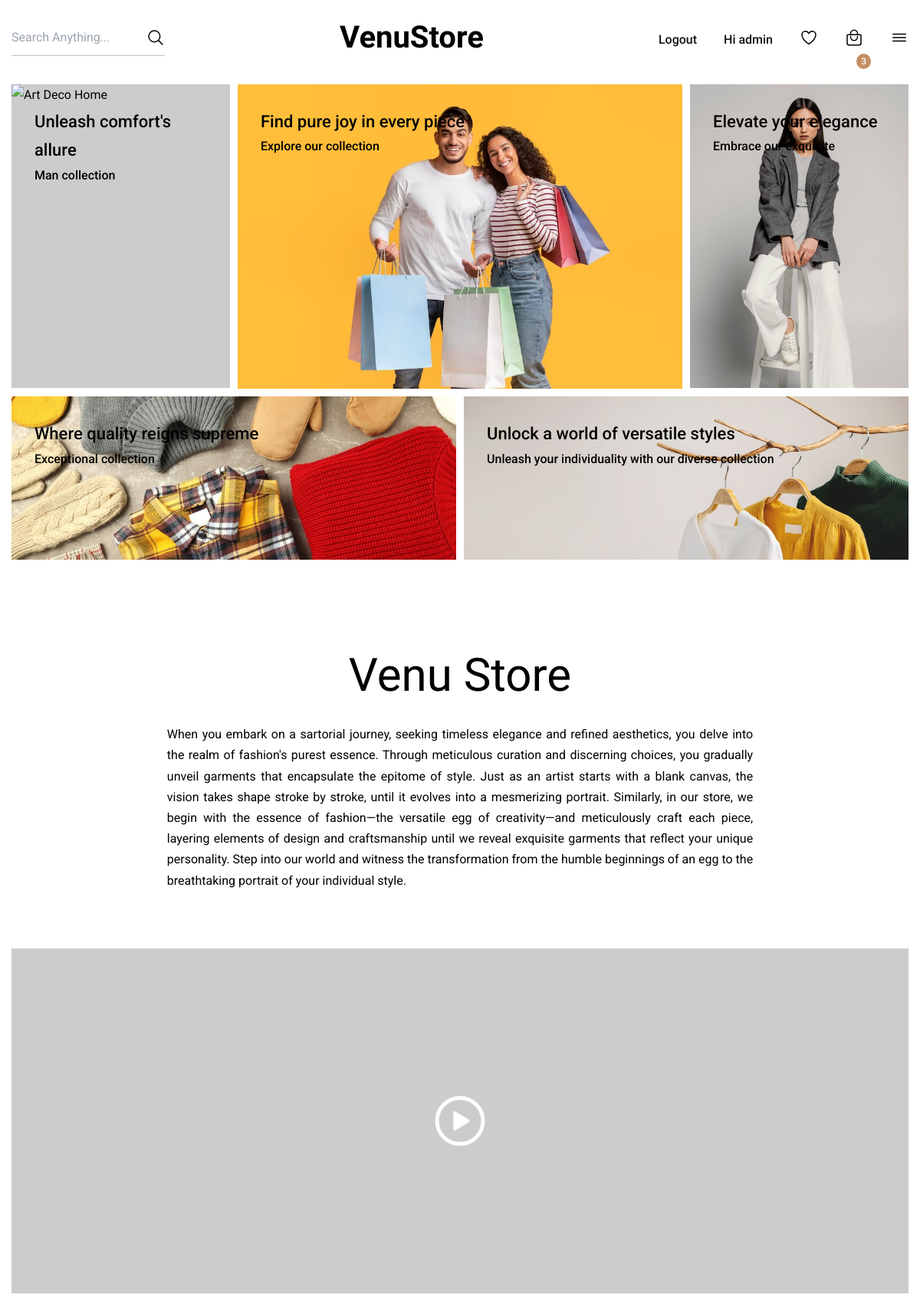
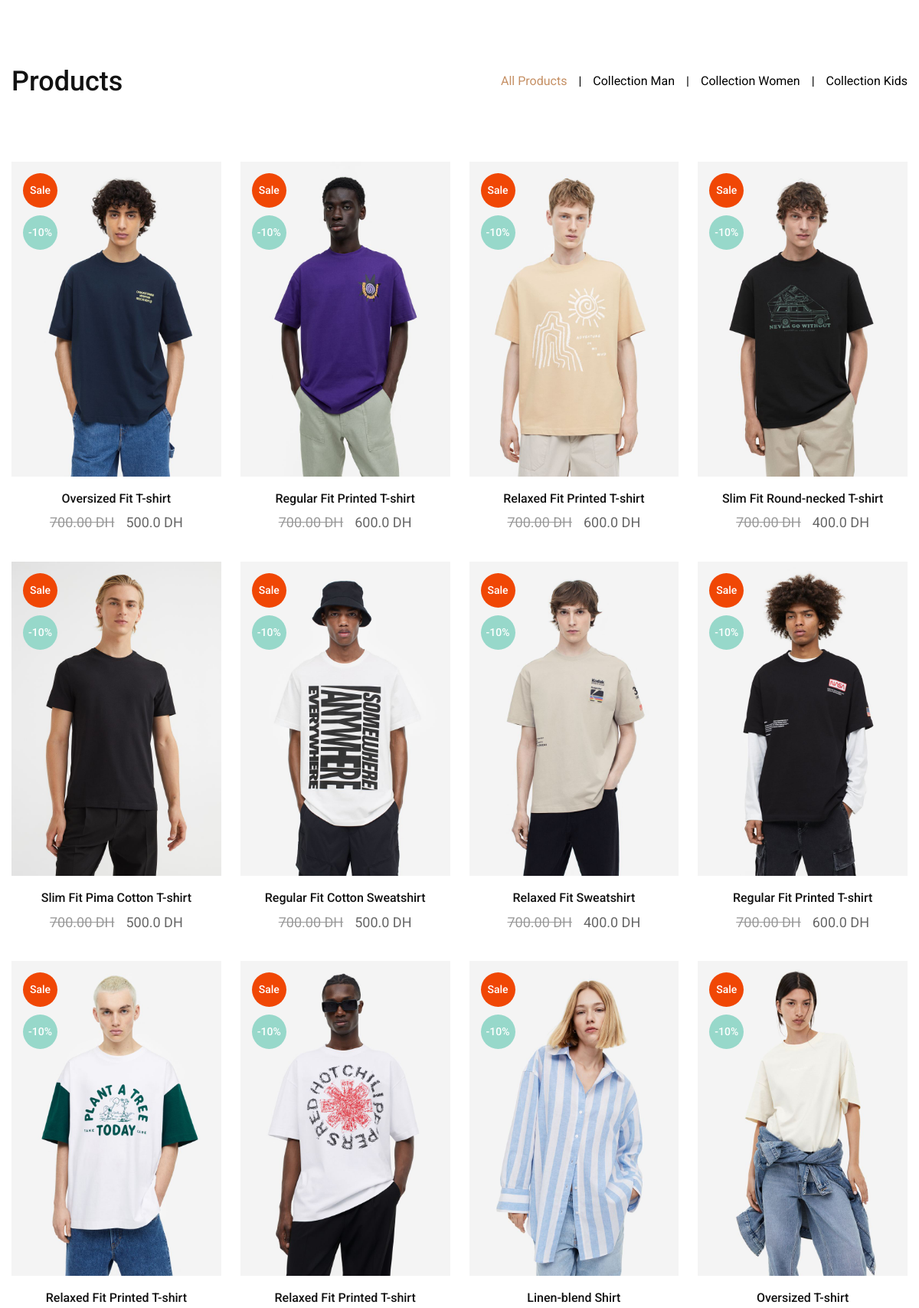
The app's page / (signed in, upper part) with its own data (2 pictures, top to bottom).
### pages/models.py (models this page shows, shortened)
class Customer(models.Model):
	user = models.OneToOneField(User, null=True, blank=True, on_delete=models.CASCADE)
	name = models.CharField(max_length=200, null=True)
	email = models.CharField(max_length=200)

class Product(models.Model):
	PRODUCT_TYPES = [
        ('Man', 'Man'),
        ('Women', 'Women'),
        ('Kids', 'Kids'),
    ]
	name = models.CharField(max_length=200)
	price = models.FloatField()
	digital = models.BooleanField(default=False,null=True, blank=True)
	image = models.ImageField(null=True, blank=True)
	product_type = models.CharField(max_length=20, choices=PRODUCT_TYPES)

### pages/views.py (the view)
# urls.py: path('', views.index, name='index'),
def index(request):
    customer = None  # Initialize customer with None
    if request.user.is_authenticated:
        customer = request.user.customer
        order, created = Order.objects.get_or_create(customer=customer, complete=False)
        items = order.orderitem_set.all()
        cartItems = order.get_cart_items
    else:
        items = []
        order = {"get_cart_total": 0, "get_cart_items": 0}
        cartItems = order["get_cart_items"]
    products = Product.objects.all()
    context = {"products": products, "cartItems": cartItems, 'customer': customer}
    return render(request, "pages/index.html", context)

### pages/models.py (called while the page is built)
	@property
	def get_cart_items(self):
		orderitems = self.orderitem_set.all()
		total = sum([item.quantity for item in orderitems])
		return total

### templates/pages/index.html (shortened to what this page needs)
{% load static %}
<!DOCTYPE html>
<html lang="en">
  <head>
    <link rel="stylesheet" href="{% static 'css/style.css' %}" />
  <body id="top">
    <header class="header" data-header>
      <div class="container">
        <div class="input-wrapper">
          <input
            type="search"
            name="search"
            placeholder="Search Anything..."
            class="input-field"
          />
          <ion-icon name="search-outline" aria-hidden="true"></ion-icon>
        </div>
        <a href="#" class="logo">VenuStore</a>
        <div class="header-action">
          {% if user.is_authenticated %}
          <a href="{% url 'logout' %}"><p class="sidebar-list-title" style="margin-top: 20px;">Logout</p></a>
            <p class="sidebar-list-title" style="margin-top: 20px;">Hi {{customer.user.username}}</p>
          {% else %}
          <button class="header-action-btn" aria-label="user">
            <a href="{% url 'login' %}">
              <ion-icon name="person-outline" aria-hidden="true"></ion-icon>
            </a>
          </button>
          {% endif %}
          <button class="header-action-btn" aria-label="favorite list">
            <ion-icon name="heart-outline" aria-hidden="true"></ion-icon>
          </button>
          <button class="header-action-btn" aria-label="cart">
            <a href="{% url 'cart' %}"
              ><ion-icon name="bag-handle-outline" aria-hidden="true">
              </ion-icon
            ></a>
            <span class="btn-badge" id="cart-count">{{cartItems}}</span>
          </button>
          <button
            class="header-action-btn"
            aria-label="open menu"
            data-nav-toggler
          >
            <ion-icon name="menu-outline" aria-hidden="true"></ion-icon>
          </button>
        </div>
      </div>
    </header>
    <main>
      <article>
        <section class="section hero" id="home" aria-label="home">
          <div class="container">
            <ul class="hero-list">
              <li>
                <div class="hero-card">
                  <figure
                    class="card-banner img-holder"
                    style="--width: 285; --height: 396"
                  >
                    <img
                      src="{% static 'image/hero2.jpg' %}"
                      width="285"
                      height="396"
                      alt="Art Deco Home"
                      class="img-cover"
                    />
                  </figure>
                  <div class="card-content">
                    <h3>
                      <a href="#" class="card-title">Unleash comfort's allure</a>
                    </h3>
                    <p class="card-text">Man collection</p>
                  </div>
                </div>
              </li>
              <li class="colspan-2">
                <div class="hero-card">
                  <figure
                    class="card-banner img-holder"
                    style="--width: 568; --height: 389"
                  >
                    <img
                      src="{% static 'image/hero3.jpg' %}"
                      width="568"
                      height="389"
                      alt="Helen Chair"
                      class="img-cover"
                      style="vertical-align: top"
                    />
                  </figure>
                  <div class="card-content">
                    <h3>
                      <a href="#" class="card-title">Find pure joy in every piece</a>
                    </h3>
                    <p class="card-text">Explore our collection</p>
                  </div>
                </div>
              </li>
              <li>
                <div class="hero-card">
                  <figure
                    class="card-banner img-holder"
                    style="--width: 285; --height: 396"
                  >
                    <img
                      src="{% static 'image/hero1.jpg' %}"
                      width="285"
                      height="396"
                      alt="Vase Of Flowers"
                      class="img-cover"
                    />
                  </figure>
                  <div class="card-content">
                    <h3>
                      <a href="#" class="card-title">Elevate your elegance</a>
                    </h3>
                    <p class="card-text">Embrace our exquisite</p>
                  </div>
                </div>
              </li>
              <li class="colspan-2">
                <div class="hero-card">
                  <figure
                    class="card-banner img-holder"
                    style="--width: 580; --height: 213"
                  >
                    <img
                      src="{% static 'image/hero4.jpg' %}"
                      width="580"
                      height="213"
                      alt="Wood Eggs"
                      class="img-cover"
                    />
                  </figure>
                  <div class="card-content">
                    <h3>
                      <a href="#" class="card-title">Where quality reigns supreme</a>
                    </h3>
                    <p class="card-text">Exceptional collection</p>
                  </div>
                </div>
              </li>
              <li class="colspan-2">
                <div class="hero-card">
                  <figure
                    class="card-banner img-holder"
                    style="--width: 580; --height: 213"
                  >
                    <img
                      src="{% static 'image/hero5.jpg' %}"
                      width="580"
                      height="213"
                      alt="Table Wood Pine"
                      class="img-cover"
                    />
                  </figure>
                  <div class="card-content">
                    <h3>
                      <a href="#" class="card-title">Unlock a world of versatile styles</a>
                    </h3>
                    <p class="card-text">Unleash your individuality with our diverse collection</p>
                  </div>
                </div>
              </li>
            </ul>
          </div>
        </section>
        <section class="section about" id="about" aria-label="about">
          <div class="container">
            <h2 class="section-title">Venu Store</h2>
            <p class="section-text" style="text-align: justify;">
              When you embark on a sartorial journey, seeking timeless elegance and refined aesthetics, you delve into the realm of fashion's purest essence. Through meticulous curation and discerning choices, you gradually unveil garments that encapsulate the epitome of style. Just as an artist starts with a blank canvas, the vision takes shape stroke by stroke, until it evolves into a mesmerizing portrait. Similarly, in our store, we begin with the essence of fashion—the versatile egg of creativity—and meticulously craft each piece, layering elements of design and craftsmanship until we reveal exquisite garments that reflect your unique personality. Step into our world and witness the transformation from the humble beginnings of an egg to the breathtaking portrait of your individual style.
            </p>
<div class="about-card">
  <figure class="card-banner img-holder">
    <video src="{% static 'video/production_id_4622325 (2160p).mp4' %}" autoplay loop muted playsinline></video>
  </figure>
  <button class="play-btn" aria-label="play video">
    <ion-icon name="play-circle-outline" aria-hidden="true"></ion-icon>
  </button>
</div>
          </div>
        </section>
        <section class="section product" id="product" aria-label="product">
          <div class="container">
            <div class="title-wrapper">
              <h2 class="h2 section-title">Products</h2>
              <ul class="filter-btn-list">
                <li class="filter-btn-item">
                  <button class="filter-btn active" data-filter-btn="all">
                    All Products
                  </button>
                </li>
                <li class="filter-btn-item">
                  <button class="filter-btn" data-filter-btn="Man">
                    Collection Man
                  </button>
                </li>
                <li class="filter-btn-item">
                  <button class="filter-btn" data-filter-btn="Women">
                    Collection Women
                  </button>
                </li>
                <li class="filter-btn-item">
                  <button class="filter-btn" data-filter-btn="Kids">
                    Collection Kids
                  </button>
                </li>
              </ul>
            </div>
            <ul class="grid-list product-list" data-filter="all">
              {% for product in products %}
              <li class="{{product.product_type}}">
                <div class="product-card">
                  <a
                    href="{% url 'product_page' product.id %}"
                    class="card-banner img-holder has-before"
                    style="--width: 300; --height: 450"
                  >
                    <img
                      src="{{product.image.url}}"
                      width="300"
                      height="300"
                      loading="lazy"
                      alt="Animi Dolor Pariatur"
                      class="img-cover"
                    />
                    <ul class="badge-list">
                      <li>
                        <div class="badge orange">Sale</div>
                      </li>
                      <li>
                        <div class="badge cyan">-10%</div>
                      </li>
                    </ul>
                  </a>
                  <div class="card-content">
                    <h3 class="h3">
                      <a href="#" class="card-title">{{product.name}}</a>
                    </h3>
                    <div class="card-price">
                      <del class="del">700.00 DH</del>
                      <data class="price" value="10">{{product.price}} DH</data>
                    </div>
                  </div>
                </div>
              </li>
              {% endfor %}
            </ul>
          </div>
        </section>
      </article>
    </main>
  </body>
</html>

### records on screen
Customer: user.username "admin"
Product: image (picture), name "Oversized Fit T-shirt", price "500.0"
Product: image (picture), name "Regular Fit Printed T-shirt", price "600.0"
Product: image (picture), name "Relaxed Fit Printed T-shirt", price "600.0"
Product: image (picture), name "Slim Fit Round-necked T-shirt", price "400.0"
Product: image (picture), name "Slim Fit Pima Cotton T-shirt", price "500.0"
Product: image (picture), name "Regular Fit Cotton Sweatshirt", price "500.0"
Product: image (picture), name "Relaxed Fit Sweatshirt", price "400.0"
Product: image (picture), name "Regular Fit Printed T-shirt", price "600.0"
Product: image (picture), name "Relaxed Fit Printed T-shirt"
Product: image (picture), name "Relaxed Fit Printed T-shirt"
Product: image (picture), name "Linen-blend Shirt"
Product: image (picture), name "Oversized T-shirt"

### other values on screen
{{ cartItems }} "3"
